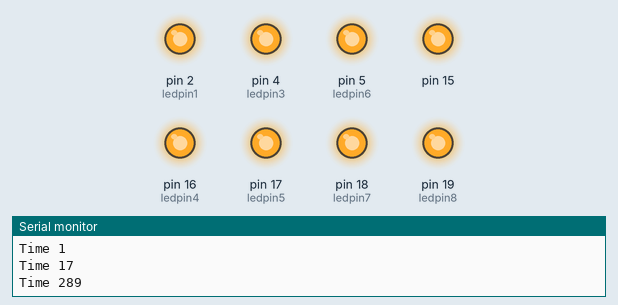
This sketch was run on a simulated Arduino Uno, built with avr-gcc and run on an emulated ATmega328P. Parts: output pins drawn as LEDs (lit = HIGH), the last lines printed to the serial monitor. Pins used as bus, display or sensor lines are not drawn.

Above: at 0.6 s.
At 2.74 s:
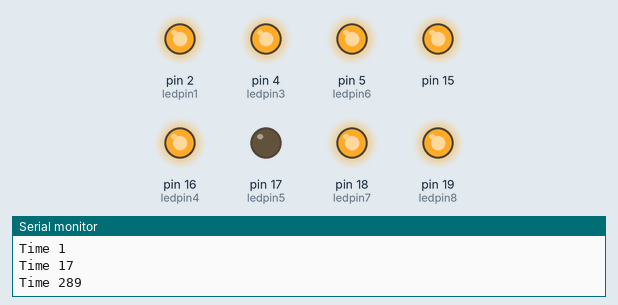
At 3.9 s:
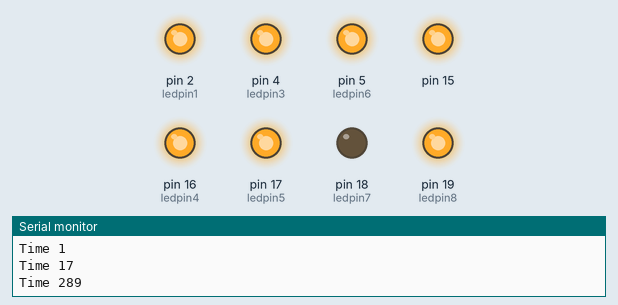
At 5.0 s:
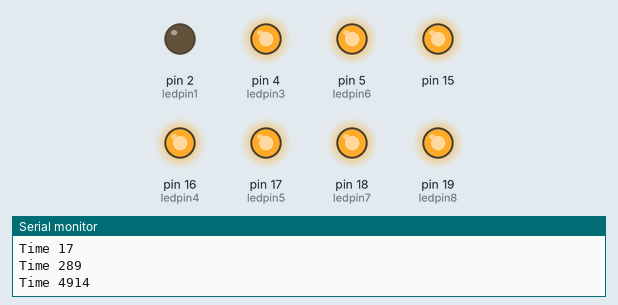
At 24.6 s:
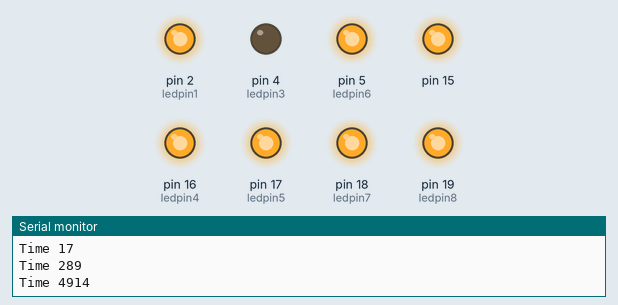
At 34.4 s:
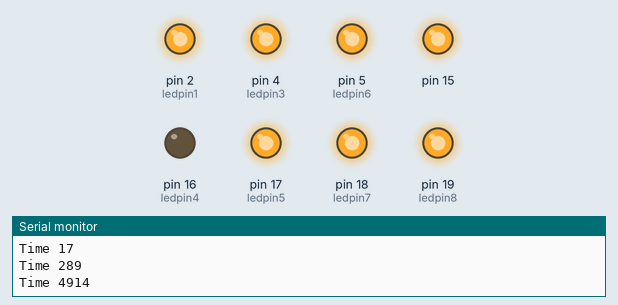
Timing chart, 0 to 40.0 s (numbered marks = the images above):
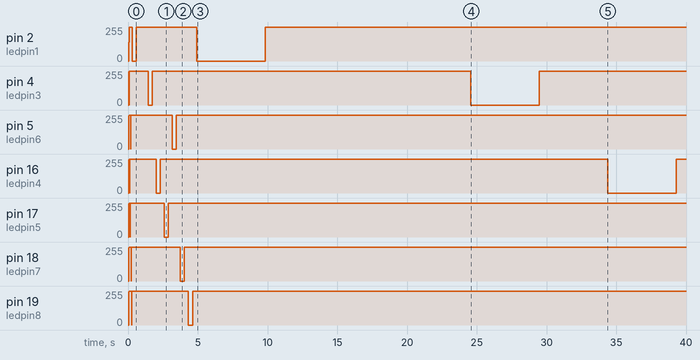

The sketch:

Lab_6_record_TEST_6.2-1.ino
```cpp
unsigned int Time;
int ledpin1 = 2;
int ledpin2 = 0;
int ledpin3 = 4;
int ledpin4 = 16;
int ledpin5 = 17;
int ledpin6 = 5;
int ledpin7 = 18;
int ledpin8 = 19;
void setup() {
  pinMode(ledpin1, OUTPUT);
  pinMode(ledpin2, OUTPUT);
  pinMode(ledpin3, OUTPUT);
  pinMode(ledpin4, OUTPUT);
  pinMode(ledpin5, OUTPUT);
  pinMode(ledpin6, OUTPUT);
  pinMode(ledpin7, OUTPUT);
  pinMode(ledpin8, OUTPUT);
  pinMode(15, OUTPUT);;
  digitalWrite(15, HIGH);
  digitalWrite(ledpin1, 1);
  digitalWrite(ledpin2, 1);
  digitalWrite(ledpin3, 1);
  digitalWrite(ledpin4, 1);
  digitalWrite(ledpin5, 1);
  digitalWrite(ledpin6, 1);
  digitalWrite(ledpin7, 1);
  digitalWrite(ledpin8, 1);
  Serial.begin(115200);
}

void loop() {
  Serial.print("Time ");
  Time = millis();
  Serial.println(Time);
  //delay(1000);
  digitalWrite(ledpin1, 0);
  delay(Time);
  digitalWrite(ledpin1, 1);
  delay(Time);
  digitalWrite(ledpin2,0);
    delay(Time);
    digitalWrite(ledpin2,1);
    delay(Time);
    digitalWrite(ledpin3,0);
    delay(Time);
    digitalWrite(ledpin3,1);
    delay(Time);
    digitalWrite(ledpin4,0);
    delay(Time);
    digitalWrite(ledpin4,1);
    delay(Time);
    digitalWrite(ledpin5,0);
    delay(Time);
    digitalWrite(ledpin5,1);
    delay(Time);
    digitalWrite(ledpin6,0);
    delay(Time);
    digitalWrite(ledpin6,1);
    delay(Time);
    digitalWrite(ledpin7,0);
    delay(Time);
    digitalWrite(ledpin7,1);
    delay(Time);
    digitalWrite(ledpin8,0);
    delay(Time);
    digitalWrite(ledpin8,1);
    delay(Time);

}
```

Measured:
- by itself, pin 2 (ledpin1): goes 255/255 0.25 s, 0/255 0.29 s, 255/255 4.3 s, 0/255 4.9 s, then 255/255
- by itself, pin 4 (ledpin3): goes 255/255 1.4 s, 0/255 0.29 s, 255/255 22.8 s, 0/255 4.9 s, then 255/255
- by itself, pin 5 (ledpin6): 0/255 → 255/255 at 0.04 s, → 0/255 3.1 s later, → 255/255 0.29 s later
- by itself, pin 16 (ledpin4): goes 255/255 2.0 s, 0/255 0.29 s, 255/255 32.1 s, 0/255 4.9 s, then 255/255
- by itself, pin 17 (ledpin5): 0/255 → 255/255 at 0.04 s, → 0/255 2.6 s later, → 255/255 0.29 s later
- by itself, pin 18 (ledpin7): 0/255 → 255/255 at 0.04 s, → 0/255 3.7 s later, → 255/255 0.29 s later
- by itself, pin 19 (ledpin8): 0/255 → 255/255 at 0.04 s, → 0/255 4.3 s later, → 255/255 0.29 s later
